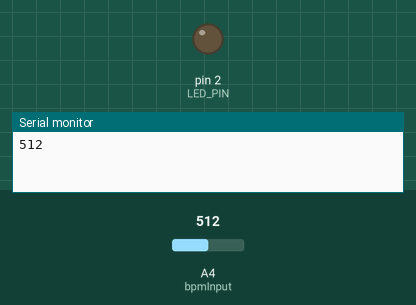
The sketch below on a simulated Arduino Uno, built with avr-gcc and run on an emulated ATmega328P. Parts: output pins drawn as LEDs (lit = HIGH), the last lines printed to the serial monitor. Dashed ring = blinking. The test bench sets the inputs (shaded band); at power-on: A4 (bpmInput) = 512.

Above: at 0.5 s.
At 2.7 s:
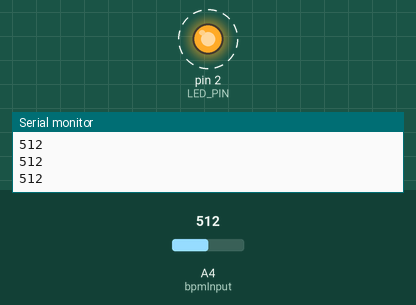
Timing chart, 0 to 3.0 s (numbered marks = the images above):
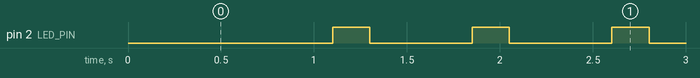

Measured:
- by itself, pin 2 (LED_PIN): alternates HIGH for 0.20 s and LOW for 0.55 s

The sketch:

iterative.ino
```cpp
const int bpmInput = A4;  // Analog pin for the signal
int threshold = 60;       // Threshold value
unsigned long lastTime = 0;
unsigned long currentTime = 0;
float frequency = 0;
int n_hypo = 0;
int n_hyper = 0;
int lic = 50;
int lsc = 110;
#define LED_PIN 2
void setup() {
  Serial.begin(9600);
  pinMode(bpmInput, INPUT);
  pinMode(LED_PIN, OUTPUT);

}

void loop() {
  int inputState = analogRead(bpmInput);
  Serial.println(inputState);

  // Frequency calculation
  if (inputState > threshold) {
    if (currentTime == 0) {
      lastTime = micros();  // First crossing
    } else {
      currentTime = micros();
      unsigned long period = currentTime - lastTime; // Calculate the period
      frequency = 1000000.0 / period; // Frequency in Hz
      lastTime = currentTime;

      //Serial.print("Frequency: ");
      //Serial.print(frequency);
      //Serial.println(" Hz");
    }
  }

  // Hypo/Hyper count
  if (inputState < lic) {
    n_hypo++;
  }
  if (inputState > lsc) {
    n_hyper++;
  }

  delay(550); // Small delay for stability
   if(n_hypo>1||n_hyper>1){
  digitalWrite(LED_PIN, HIGH);
  delay(200);
  }
  digitalWrite(LED_PIN, LOW);
}
```
